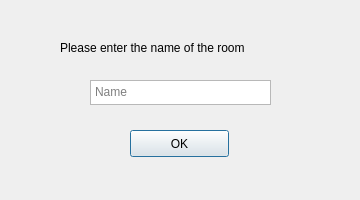
<?xml version="1.0" encoding="UTF-8"?>
<ui version="4.0">
 <class>AddRoom</class>
 <widget class="QDialog" name="AddRoom">
  <property name="geometry">
   <rect>
    <x>0</x>
    <y>0</y>
    <width>360</width>
    <height>200</height>
   </rect>
  </property>
  <property name="windowTitle">
   <string>Dialog</string>
  </property>
  <widget class="QLabel" name="label_name">
   <property name="geometry">
    <rect>
     <x>60</x>
     <y>40</y>
     <width>240</width>
     <height>16</height>
    </rect>
   </property>
   <property name="font">
    <font>
     <family>Ubuntu</family>
    </font>
   </property>
   <property name="text">
    <string>Please enter the name of the room</string>
   </property>
  </widget>
  <widget class="QPushButton" name="pushButton_OK">
   <property name="geometry">
    <rect>
     <x>130</x>
     <y>130</y>
     <width>99</width>
     <height>27</height>
    </rect>
   </property>
   <property name="text">
    <string>OK</string>
   </property>
  </widget>
  <widget class="QPlainTextEdit" name="plainTextEdit_name">
   <property name="geometry">
    <rect>
     <x>90</x>
     <y>80</y>
     <width>181</width>
     <height>25</height>
    </rect>
   </property>
   <property name="verticalScrollBarPolicy">
    <enum>Qt::ScrollBarAlwaysOff</enum>
   </property>
   <property name="horizontalScrollBarPolicy">
    <enum>Qt::ScrollBarAlwaysOff</enum>
   </property>
   <property name="tabChangesFocus">
    <bool>true</bool>
   </property>
   <property name="lineWrapMode">
    <enum>QPlainTextEdit::NoWrap</enum>
   </property>
   <property name="centerOnScroll">
    <bool>true</bool>
   </property>
   <property name="placeholderText">
    <string>Name</string>
   </property>
  </widget>
 </widget>
 <resources/>
 <connections/>
</ui>
